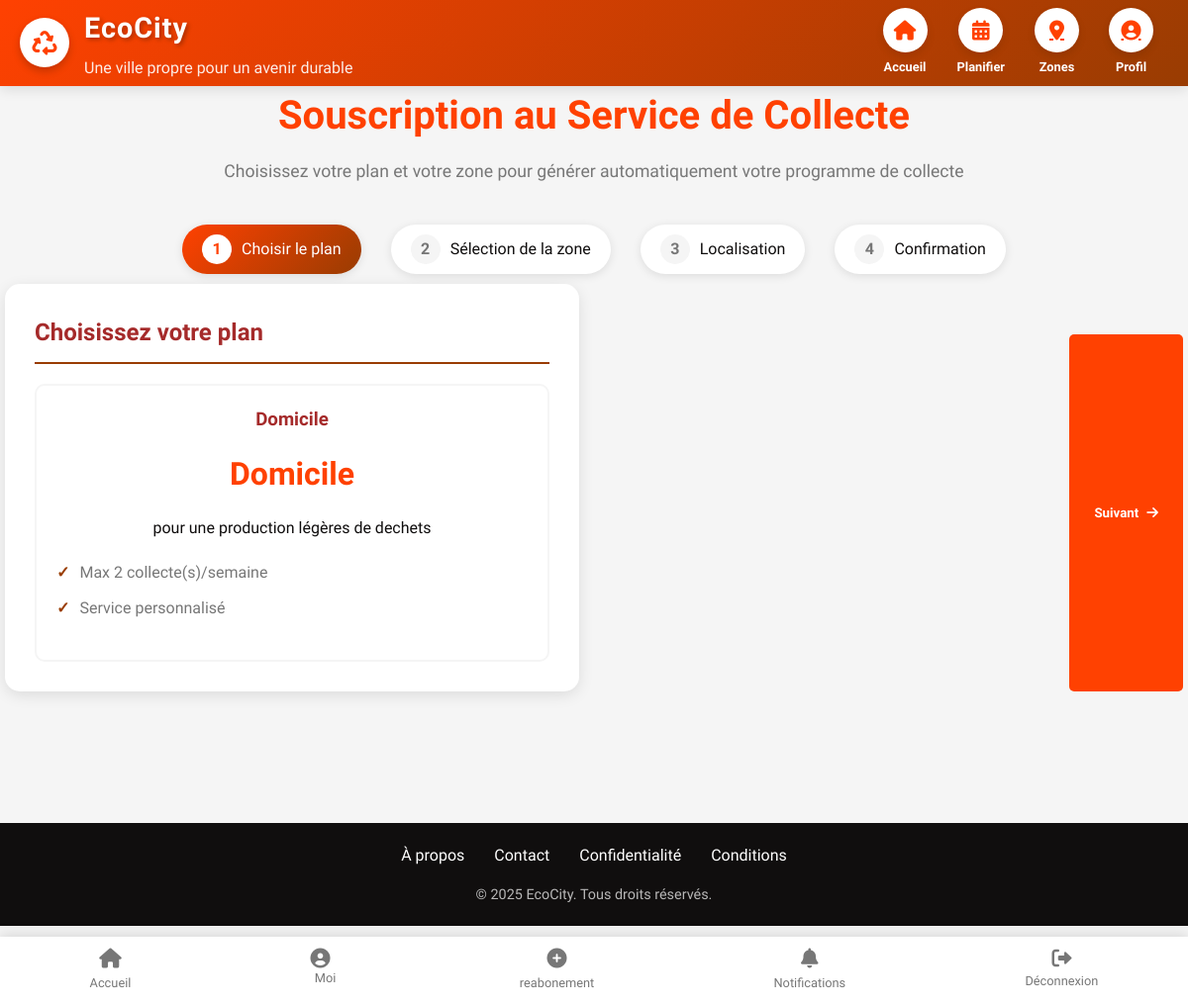
Page /abonnement/ (signed in) on the committed database.
### app/models.py (models this page shows, shortened)
class SubscriptionPlan(models.Model):
    PLAN_TYPE_CHOICES = (
        ('standard', 'Standard'),
        ('premium', 'Premium'),
        ('entreprise', 'Entreprise'),
    )
    FREQUENCY_CHOICES = (
        ('1000', '1000'),
        ('2000', '2000'),
        ('1500', '1500'),
        ('3000', '3000'),
        ('5000', '5000'),
        ('5500', '5500'),
        ('6000', '6000'),
        ('6500', '6500'),
        ('7000', '7000'),
        ('2500', '2500'),
        ('3500', '3500'),
        ('4000', '4000'),
        ('4500', '4500'),
        ('10000', '10000'),
    )
    name = models.CharField(max_length=100, verbose_name="Nom du plan")
    plan_type = models.CharField(max_length=20, choices=PLAN_TYPE_CHOICES)
    price = models.DecimalField(max_digits=10, decimal_places=2, verbose_name="Prix")
    frequency = models.CharField(max_length=20, choices=FREQUENCY_CHOICES)
    description = models.TextField(blank=True)
    max_collections_per_week = models.PositiveIntegerField(default=1)
    is_active = models.BooleanField(default=True)
    created_at = models.DateTimeField(auto_now_add=True)
    class Meta:
        verbose_name = "Plan d'abonnement"
        verbose_name_plural = "Plans d'abonnement"

### app/views.py (the view)
# urls.py: path('abonnement/', views.subscription_page, name='subscription_page'),
@login_required(login_url='login')
def subscription_page(request):
    plans = SubscriptionPlan.objects.filter(is_active=True)
    zones = Zone.objects.filter(is_active=True).select_related('ville')
    context = {
        'plans': plans,
        'zones': zones,
    }
    return render(request, 'subscription.html', context)

### app/templates/subscription.html (shortened to what this page needs)
{% extends "base.html" %}
{% load static %}
{% block content %}
<div class="subscription-container">
    <div class="subscription-header">
        <h1>Souscription au Service de Collecte</h1>
        <p>Choisissez votre plan et votre zone pour générer automatiquement votre programme de collecte</p>
    </div>
    <div class="subscription-steps">
        <div class="step active" data-step="1">
            <div class="step-number">1</div>
            <span>Choisir le plan</span>
        </div>
        <div class="step" data-step="2">
            <div class="step-number">2</div>
            <span>Sélection de la zone</span>
        </div>
        <div class="step" data-step="3">
            <div class="step-number">3</div>
            <span>Localisation</span>
        </div>
        <div class="step" data-step="4">
            <div class="step-number">4</div>
            <span>Confirmation</span>
        </div>
    </div>
    <div class="subscription-content">
        <div class="step-content active" id="step1-content">
            <div class="plan-selection">
                <h2 class="section-title">Choisissez votre plan</h2>
                <div class="plans-grid">
                    {% for plan in plans %}
                    <div class="plan-card" data-plan-id="{{ plan.id }}" data-plan-name="{{ plan.name }}" data-plan-price="{{ plan.price }}">
                        <h3>{{ plan.name }}</h3>
                        <div class="plan-price">{{ plan.name }}</div>
                        <p>{{ plan.description }}</p>
                        <ul class="plan-features">
                            <li>Max {{ plan.max_collections_per_week }} collecte(s)/semaine</li>
                            <li>Service personnalisé</li>
                        </ul>
                    </div>
                    {% endfor %}
                </div>
            </div>
            <div class="navigation-buttons">
                <button class="btn btn-primary" id="nextToStep2">
                    Suivant <i class="fas fa-arrow-right"></i>
                </button>
            </div>
        </div>
    </div>
</div>
{% endblock %}
{% block extra_js %}
<link rel="stylesheet" href="https://unpkg.com/leaflet@1.9.4/dist/leaflet.css" />
<link rel="stylesheet" href="https://cdnjs.cloudflare.com/ajax/libs/font-awesome/6.0.0/css/all.min.css">
{% endblock %}

### app/templates/base.html (style rules this page uses)
:root { --orange-cosmique: #ff4101; --jaune-dore: #993c02; --rouge-poupre: #A52A2A; --blanc: #FFFFFF; --noir: #100e0e; --gris-clair: #F5F5F5; --gris-fonce: #777777; }
* { margin: 0; padding: 0; box-sizing: border-box; font-family: 'Afacad', sans-serif; }
body { background-color: var(--gris-clair); color: var(--noir); line-height: 1.6; padding-bottom: 80px; }

### app/templates/subscription.html (style rules this page uses)
.subscription-container { max-width: 1200px; margin: 0 auto; padding: 5px; }
.subscription-header { text-align: center; margin-bottom: 40px; }
.subscription-header h1 { color: var(--orange-cosmique); font-size: 2.5rem; margin-bottom: 10px; }
.subscription-header p { color: var(--gris-fonce); font-size: 1.1rem; }
.subscription-steps { display: flex; justify-content: center; margin-bottom: 10px; flex-wrap: wrap; }
.step { display: flex; align-items: center; margin: 0 15px; padding: 10px 20px; background: var(--blanc); border-radius: 25px; box-shadow: 0 2px 10px rgba(0,0,0,0.1); cursor: pointer; transition: all 0.3s ease; }
.step-number { background: var(--gris-clair); color: var(--gris-fonce); width: 30px; height: 30px; border-radius: 50%; display: flex; align-items: center; justify-content: center; margin-right: 10px; font-weight: bold; transition: all 0.3s ease; }
.step.active { background: linear-gradient(135deg, var(--orange-cosmique), var(--jaune-dore)); color: var(--blanc); }
.step.active .step-number { background: var(--blanc); color: var(--orange-cosmique); }
.subscription-content { position: relative; min-height: 500px; }
.step-content { display: none; animation: fadeIn 0.5s ease-in-out; }
.step-content.active { display: grid; grid-template-columns: 1fr 1fr; gap: 30px; }
.navigation-buttons { display: flex; justify-content: space-between; margin-top: 30px; padding-top: 20px; border-top: 1px solid var(--gris-clair); }
.btn { padding: 12px 25px; border: none; border-radius: 5px; cursor: pointer; font-weight: 600; transition: all 0.3s ease; display: flex; align-items: center; gap: 8px; }
.btn-primary { background: var(--orange-cosmique); color: var(--blanc); }
.plan-selection, .zone-selection, .location-section, .summary-section { background: var(--blanc); padding: 30px; border-radius: 15px; box-shadow: 0 4px 15px rgba(0,0,0,0.1); }
.section-title { color: var(--rouge-poupre); margin-bottom: 20px; font-size: 1.5rem; border-bottom: 2px solid var(--jaune-dore); padding-bottom: 10px; }
.plans-grid { display: grid; grid-template-columns: repeat(auto-fit, minmax(250px, 1fr)); gap: 20px; }
.plan-card { border: 2px solid var(--gris-clair); border-radius: 10px; padding: 20px; cursor: pointer; transition: all 0.3s ease; text-align: center; }
.plan-card h3 { color: var(--rouge-poupre); margin-bottom: 10px; }
.plan-price { font-size: 2rem; color: var(--orange-cosmique); font-weight: bold; margin: 15px 0; }
.plan-features { list-style: none; text-align: left; margin: 15px 0; }
.plan-features li { padding: 5px 0; color: var(--gris-fonce); }
.plan-features li:before { content: "✓"; color: var(--jaune-dore); font-weight: bold; margin-right: 10px; }

### rows in the picture
SubscriptionPlan: name "Domicile", description "pour une production légères de dechets", max_collections_per_week "2"
